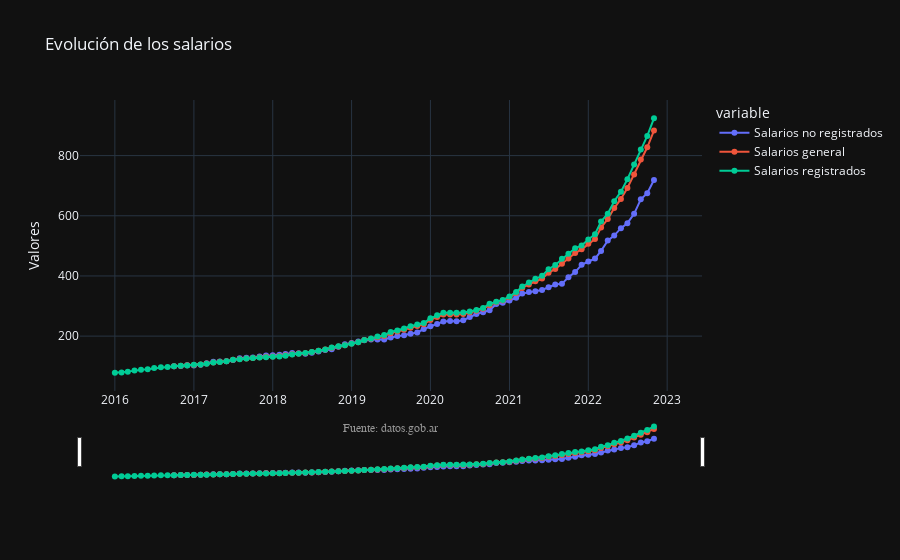

The cell this chart's notebook holds for it:
### Code cell
fig = px.line(salarios, x="indice_tiempo", y=salarios.columns[1:4], title='Evolución de los salarios',  markers=True,
                    labels={"indice_tiempo":"","value":"Valores"}, template="plotly_dark")
annotations = []
# Source
annotations.append(dict(xref='paper', yref='paper', x=0.5, y=-0.1,
                              xanchor='center', yanchor='top',
                              text='Fuente: datos.gob.ar',
                              font=dict(family='Arial',
                                        size=12,
                                        color='rgb(150,150,150)'),
                              showarrow=False))
fig.update_layout(annotations=annotations)
fig.update_xaxes(
    rangeslider_visible=True
)
fig.show()
